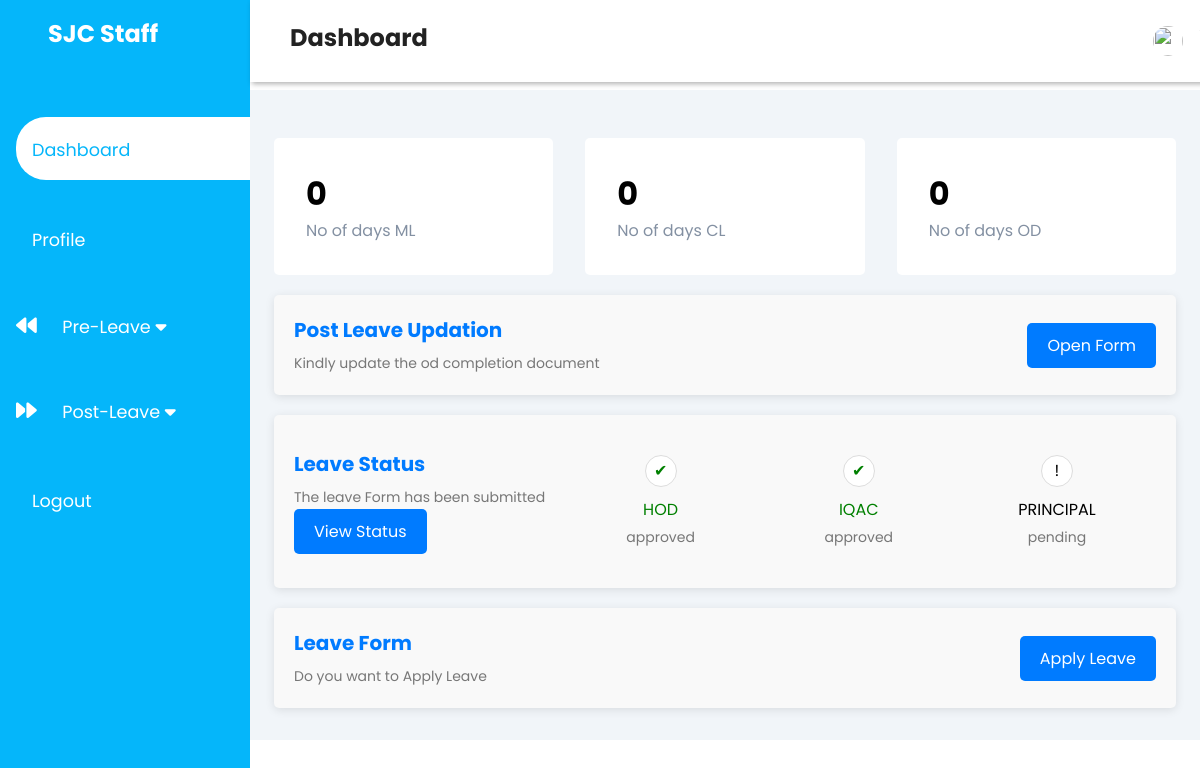
Page /Staff/index.php (signed in) on the committed database.
### tables this page shows
CREATE TABLE `faculty1` (
  `application_id` int(11) NOT NULL,
  `name` varchar(30) NOT NULL,
  `id` varchar(30) NOT NULL,
  `department` varchar(30) NOT NULL,
  `LType` varchar(30) NOT NULL,
  `shift` int(1) NOT NULL,
  `start` date NOT NULL,
  `end` date NOT NULL,
  `ndays` int(30) NOT NULL,
  `reason` varchar(50) NOT NULL,
  `hod` int(10) NOT NULL DEFAULT 3,
  `H_feedback` varchar(100) NOT NULL,
  `aqict` int(10) NOT NULL DEFAULT 3,
  `IC_Feedback` varchar(100) NOT NULL,
  `principal` int(10) NOT NULL DEFAULT 3,
  `Pn_feedback` varchar(100) NOT NULL,
  `file` varchar(255) NOT NULL,
  `next_form` int(11) NOT NULL DEFAULT 3,
  `RegDate` timestamp NOT NULL DEFAULT current_timestamp()
);

### Staff/index.php (the view, shortened to what this page needs)
<?php
if ($_SESSION['s_id'] && $_SESSION['position'] == 'staff') {
?>
    <!DOCTYPE html>
    <html lang="en">
    <head>
        <link rel="stylesheet" href="https://maxst.icons8.com/vue-static/landings/line-awesome/font-awesome-line-awesome/css/all.min.css">
        <link rel="stylesheet" href="https://maxst.icons8.com/vue-static/landings/line-awesome/line-awesome/1.3.0/css/line-awesome.min.css">
        <link rel="stylesheet" type="text/css" href="index.css">
        <link rel="stylesheet" type="text/css" href="sidebar.css">
    </head>
    <body>
        <?php include 'Sidebar.php'; ?>
        <div class="main-content">
            <?php
            include "header.php";
            ?>
            <main>
                <?php
                $id = $_SESSION['s_id'];
                $sql1 = "SELECT sum(ndays) AS ml from faculty1 where principal=1 and LType='ML' and id='$id'";
                $sql2 = "SELECT sum(ndays) AS od from faculty1 where principal=1 and LType='OD' and id='$id'";
                $sql3 = "SELECT sum(ndays) AS cl from faculty1 where principal=1 and LType='CL' and id='$id'";
                $result1 = mysqli_query($conn, $sql1);
                $result2 = mysqli_query($conn, $sql2);
                $result3 = mysqli_query($conn, $sql3);
                ?>
                <div class="cards">
                    <div class="card-single">
                        <div>
                            <h1><?php
                                if ($result1) {
                                    $row = mysqli_fetch_assoc($result1);
                                    $ml = $row['ml'];
                                    if ($ml == 0) {
                                        echo '0';
                                    } else {
                                        echo $ml;
                                    }
                                }
                                ?></h1>
                            <span>No of days ML</span>
                        </div>
                    </div>
                    <div class="card-single">
                        <div>
                            <h1><?php
                                if ($result2) {
                                    $row = mysqli_fetch_assoc($result3);
                                    $cl = $row['cl'];
                                    if ($cl == 0) {
                                        echo '0';
                                    } else {
                                        echo $cl;
                                    }
                                }
                                ?></h1>
                            <span>No of days CL</span>
                        </div>
                    </div>
                    <div class="card-single">
                        <div>
                            <h1><?php
                                if ($result3) {
                                    $row = mysqli_fetch_assoc($result2);
                                    $od = $row['od'];
                                    if ($od == 0) {
                                        echo '0';
                                    } else {
                                        echo $od;
                                    }
                                } ?></h1>
                            <span>No of days OD</span>
                        </div>
                    </div>
                </div>
                <?php
                $sql = "SELECT * FROM faculty1 WHERE id = '" . $id . "' AND (hod = FALSE OR aqict = FALSE OR principal = FALSE OR hod = 3 OR aqict = 3 OR principal = 3 )";
                $result = $conn->query($sql);
                $row = mysqli_fetch_assoc($result);
                $sql2 = "SELECT * FROM faculty1 WHERE id = '" . $id . "' AND (LType ='OD' OR LType = 'ML') AND next_form=1";
                $result2 = $conn->query($sql2);
                $row2 = mysqli_fetch_assoc($result2);
                if ($result2->num_rows > 0 && $row2['next_form'] == 1) {
                ?>
                    <div class="new-card-block">
                        <div class="new-card">
                            <div>
                                <h1>Post Leave Updation</h1>
                                <span>Kindly update the od completion document</span>
                            </div>
                            <div>
                                <a href="postleave.php" class="button">Open Form</a>
                            </div>
                        </div>
                    </div>
                <?php
                }
                   if($result->num_rows != 0){
                ?>
                    <div class="new-card-block">
                        <div class="new-card">
                            <div>
                                <h1>Leave Status</h1>
                                <span>The leave Form has been submitted</span>
                                <a href="pending.php" class="button button-small">View Status</a>
                            </div>
                            <div class="containerB">
                                <ul class="progressbar">
                                    <li class="<?php echo getStatusClass($row['hod']); ?>" data-symbol="<?php echo getStatusSymbol($row['hod']); ?>">
                                        HOD <span class="step-symbol"><?php echo getStatusClass($row['hod']); ?></span>
                                    </li>
                                    <li class="<?php echo getStatusClass($row['aqict']); ?>" data-symbol="<?php echo getStatusSymbol($row['aqict']); ?> ">
                                        IQAC <span class="step-symbol"><?php echo getStatusClass($row['aqict']); ?></span>
                                    </li>
                                    <li class="<?php echo getStatusClass($row['principal']); ?>" data-symbol="<?php echo getStatusSymbol($row['principal']); ?> ">
                                        PRINCIPAL <span class="step-symbol"><?php echo getStatusClass($row['principal']); ?></span>
                                    </li>
                                </ul>
                            </div>
                        </div>
                    </div>
                <?php
                }
                ?>
                <div class="new-card-block">
                    <div class="new-card">
                        <div>
                            <h1>Leave Form</h1>
                            <span>Do you want to Apply Leave</span>
                        </div>
                        <div>
                            <a href="leaveform.php" class="button">Apply Leave</a>
                        </div>
                    </div>
                </div>
            </main>
        </div>
    </body>
    </html>
<?php
} else {
    header("location:../Login/home.php");
}
function getStatusSymbol($status)
{
    if ($status == 1) {
        return '✔';
    } elseif ($status == 0) {
        return '❌';
    } else {
        return '!';
    }
}
function getStatusClass($status)
{
    if ($status == 1) {
        return 'approved';
    } elseif ($status == 0) {
        return 'declined';
    } else {
        return 'pending';
    }
}
?>

### Staff/index.css (style rules this page uses)
.new-card-block { margin-top: 20px; }
.new-card { display: flex; align-items: center; justify-content: space-between; background-color: #f9f9f9; border-radius: 5px; box-shadow: 0 2px 10px rgba(0, 0, 0, 0.1); padding: 20px; }
.new-card h1 { font-size: 20px; font-weight: bold; color: #007bff; margin-bottom: 5px; }
.new-card span { font-size: 14px; color: #777; }
.new-card .button { display: inline-block; background-color: #007bff; color: #fff; padding: 10px 20px; border-radius: 5px; text-decoration: none; transition: background-color 0.3s ease; }
.containerB { width: 100%; margin-top: 20px; margin-bottom: 20px; display: flex; align-items: center; justify-content: center; }
.progressbar { display: flex; justify-content: space-between; align-items: center; list-style-type: none; padding: 0; margin: 0; width: 100%; }
.progressbar li { list-style-type: none; width: 33.33%; position: relative; text-align: center; }
.progressbar li::before { content: attr(data-symbol); width: 30px; height: 30px; line-height: 30px; border: 1px solid #ddd; display: block; text-align: center; margin: 0 auto 10px auto; border-radius: 50%; background-color: white; }
.progressbar li:after { content: ""; position: absolute; width: 100%; height: 1px; background-color: #ddd; top: 15px; left: 0; z-index: -1; }
.progressbar li:first-child:after { content: none; }
.progressbar li.pending:after, .progressbar li.approved:after, .progressbar li.declined:after { width: calc(33.33% - 15px); left: 15px; }
.progressbar li.approved:after { background-color: rgb(122, 232, 122); }
.step-symbol { font-size: 12px; display: block; margin-top: 5px; color: #999; }
.approved { color: green; }

### Staff/sidebar.css (style rules this page uses)
:root { --main-color:#05b6fa; --color-dark:#5c6968; --text-grey:#8390a2; --difrent:#b5afaf; }
* { padding: 0; margin: 0; box-sizing: border-box; list-style: none; text-decoration: none; font-family: 'Poppins',sans-serif; }
.main-content { transition: margin-left 300ms; margin-left: 250px; }
.main-content { margin-left: 250px; }
main { margin-top: 90px; padding: 2rem 1.5rem; background:#f1f5f9; min-height: calc(100vh-90px); }
.cards { display: grid; grid-template-columns: repeat(3,1fr); grid-gap: 2rem; margin-top: 1rem; }
.card-single { display: flex; justify-content: space-between; background: #fff; padding: 2rem; border-radius: 5px; }
.card-single div:first-child span { color: var(--text-grey); }

### rows in the picture
faculty1: hod "approved", aqict "approved", principal "pending"
